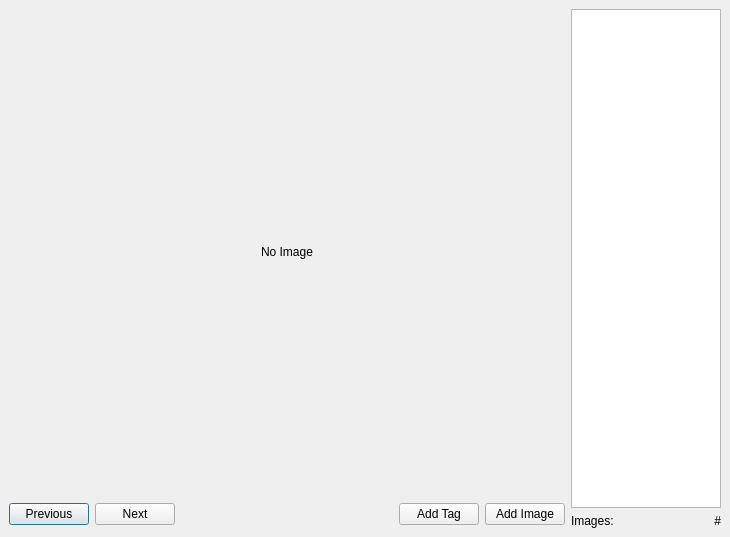
<ui version="4.0" >
 <comment>
   Copyright (c) 2006-2007, Johan Thelin
   
   All rights reserved.
   
   Redistribution and use in source and binary forms, with or without modification, 
   are permitted provided that the following conditions are met:
   
       * Redistributions of source code must retain the above copyright notice, 
         this list of conditions and the following disclaimer.
       * Redistributions in binary form must reproduce the above copyright notice,  
         this list of conditions and the following disclaimer in the documentation 
         and/or other materials provided with the distribution.
       * Neither the name of APress nor the names of its contributors 
         may be used to endorse or promote products derived from this software 
         without specific prior written permission.
   
   THIS SOFTWARE IS PROVIDED BY THE COPYRIGHT HOLDERS AND CONTRIBUTORS
   "AS IS" AND ANY EXPRESS OR IMPLIED WARRANTIES, INCLUDING, BUT NOT
   LIMITED TO, THE IMPLIED WARRANTIES OF MERCHANTABILITY AND FITNESS FOR
   A PARTICULAR PURPOSE ARE DISCLAIMED. IN NO EVENT SHALL THE COPYRIGHT OWNER OR
   CONTRIBUTORS BE LIABLE FOR ANY DIRECT, INDIRECT, INCIDENTAL, SPECIAL,
   EXEMPLARY, OR CONSEQUENTIAL DAMAGES (INCLUDING, BUT NOT LIMITED TO,
   PROCUREMENT OF SUBSTITUTE GOODS OR SERVICES; LOSS OF USE, DATA, OR
   PROFITS; OR BUSINESS INTERRUPTION) HOWEVER CAUSED AND ON ANY THEORY OF
   LIABILITY, WHETHER IN CONTRACT, STRICT LIABILITY, OR TORT (INCLUDING
   NEGLIGENCE OR OTHERWISE) ARISING IN ANY WAY OUT OF THE USE OF THIS
   SOFTWARE, EVEN IF ADVISED OF THE POSSIBILITY OF SUCH DAMAGE.
 </comment>
 <class>ImageDialog</class>
 <widget class="QDialog" name="ImageDialog" >
  <property name="geometry" >
   <rect>
    <x>0</x>
    <y>0</y>
    <width>730</width>
    <height>537</height>
   </rect>
  </property>
  <property name="windowTitle" >
   <string>Image Book</string>
  </property>
  <layout class="QGridLayout" >
   <property name="margin" >
    <number>9</number>
   </property>
   <property name="spacing" >
    <number>6</number>
   </property>
   <item row="0" column="0" >
    <widget class="QLabel" name="imageLabel" >
     <property name="text" >
      <string>No Image</string>
     </property>
     <property name="alignment" >
      <set>Qt::AlignCenter</set>
     </property>
    </widget>
   </item>
   <item rowspan="2" row="0" column="1" >
    <layout class="QVBoxLayout" >
     <property name="margin" >
      <number>0</number>
     </property>
     <property name="spacing" >
      <number>6</number>
     </property>
     <item>
      <widget class="QListWidget" name="tagList" >
       <property name="maximumSize" >
        <size>
         <width>150</width>
         <height>16777215</height>
        </size>
       </property>
       <property name="selectionMode" >
        <enum>QAbstractItemView::MultiSelection</enum>
       </property>
      </widget>
     </item>
     <item>
      <layout class="QHBoxLayout" >
       <property name="margin" >
        <number>0</number>
       </property>
       <property name="spacing" >
        <number>6</number>
       </property>
       <item>
        <widget class="QLabel" name="label" >
         <property name="text" >
          <string>Images:</string>
         </property>
        </widget>
       </item>
       <item>
        <widget class="QLabel" name="imagesLabel" >
         <property name="text" >
          <string>#</string>
         </property>
         <property name="alignment" >
          <set>Qt::AlignRight|Qt::AlignTrailing|Qt::AlignVCenter</set>
         </property>
        </widget>
       </item>
      </layout>
     </item>
    </layout>
   </item>
   <item row="1" column="0" >
    <layout class="QHBoxLayout" >
     <property name="margin" >
      <number>0</number>
     </property>
     <property name="spacing" >
      <number>6</number>
     </property>
     <item>
      <widget class="QPushButton" name="previousButton" >
       <property name="text" >
        <string>Previous</string>
       </property>
      </widget>
     </item>
     <item>
      <widget class="QPushButton" name="nextButton" >
       <property name="text" >
        <string>Next</string>
       </property>
      </widget>
     </item>
     <item>
      <spacer>
       <property name="orientation" >
        <enum>Qt::Horizontal</enum>
       </property>
       <property name="sizeHint" >
        <size>
         <width>161</width>
         <height>27</height>
        </size>
       </property>
      </spacer>
     </item>
     <item>
      <widget class="QPushButton" name="addTagButton" >
       <property name="text" >
        <string>Add Tag</string>
       </property>
      </widget>
     </item>
     <item>
      <widget class="QPushButton" name="addImageButton" >
       <property name="text" >
        <string>Add Image</string>
       </property>
      </widget>
     </item>
    </layout>
   </item>
  </layout>
 </widget>
 <resources/>
 <connections/>
</ui>
